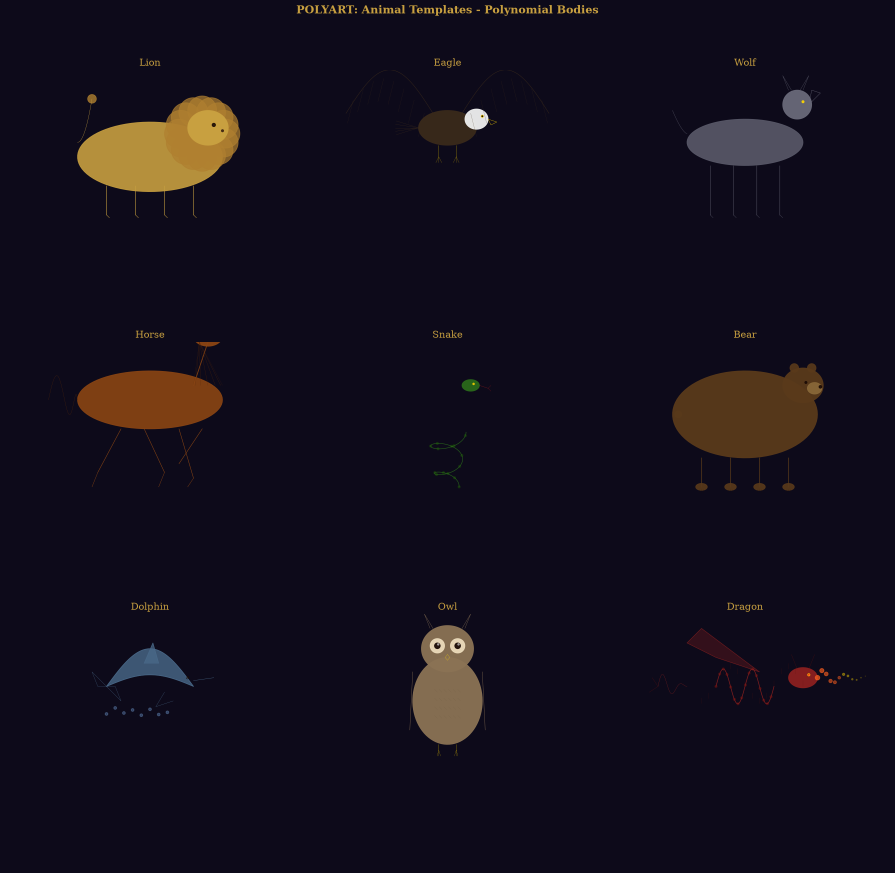
#> input picture animals_showcase.png, 2685 x 2618 px (shown at 1/3 size)
$ python -i polyart_metadesc.py   (imports and definitions only)
#> lines starting #> are read from the running program, lines starting #| are printed output that depends on the picture; after the words box and inside, x2 and y2 are one past the last pixel; in counts of white or black regions, pixels touching at a corner belong together
"""
PolyArt MetaDesk — перевод изображения в мета-текстовое описание (.plang).

Прямой мост «растр -> мета-язык»: картинка превращается в текстовый скрипт
мета-языка, где каждый контур описан как `polygon({x0, y0, x1, y1, ...})` —
«упоминание с координатами». Комментарии классифицируют фигуры
(окружность / многоугольник / кривая) для последующего анализа.

Экономия связи: текст (координаты контуров) компактнее растра и допускает
анализ, индексирование, передачу и восстановление через стандартный
конвейер (render -> PNG, save_polyart -> .polyart).

CLI:
    python polyart_metadesc.py <image.png> <stem> [--max-contours N] [--eps E]
        -> <stem>.plang   (мета-текстовое описание)
    затем: python polyart_lang.py <stem>.plang
        -> <stem>.png, <stem>.polyart
"""

import os
import sys
import json
import argparse
import numpy as np
import cv2
import matplotlib
# [1 line not run here, left out]
import matplotlib.pyplot as plt

BG = "#0d0a1a"


def load_rgb(path):
#> called with path = 'animals_showcase.png'
    img = plt.imread(path)
#> img is the input picture: shape (2618, 2685, 4) float32; mean R, G, B, A 0.0823, 0.057, 0.112, 1
    if img.dtype == np.float64 or img.dtype == np.float32:
        if img.max() <= 1.0:
            img = (img * 255).astype(np.uint8)
    if img.ndim == 2:
        img = np.stack([img, img, img], axis=-1)
    if img.shape[2] == 4:
        rgb = img[:, :, :3].astype(np.float64)
        alpha = img[:, :, 3:4].astype(np.float64) / 255.0 if img[:, :, 3].max() > 1 else img[:, :, 3:4]
#> alpha: shape (2618, 2685, 1) float64; every value is 1
        bg = np.ones_like(rgb) * 255.0
        rgb = (rgb * alpha + bg * (1.0 - alpha)).astype(np.uint8)
        img = rgb
    return img[:, :, :3]


def extract_regions(path, k=12, min_area=120, downscale=0.35):
    """Постеризация изображения (k-средние в LAB): k цветовых кластеров ->
    замкнутые контуры областей. Возвращает список {pts, color, area}."""
    img = load_rgb(path)
    h, w = img.shape[:2]
#> h = 2618; w = 2685
    small = cv2.resize(img, (int(w * downscale), int(h * downscale)),
                       interpolation=cv2.INTER_AREA)
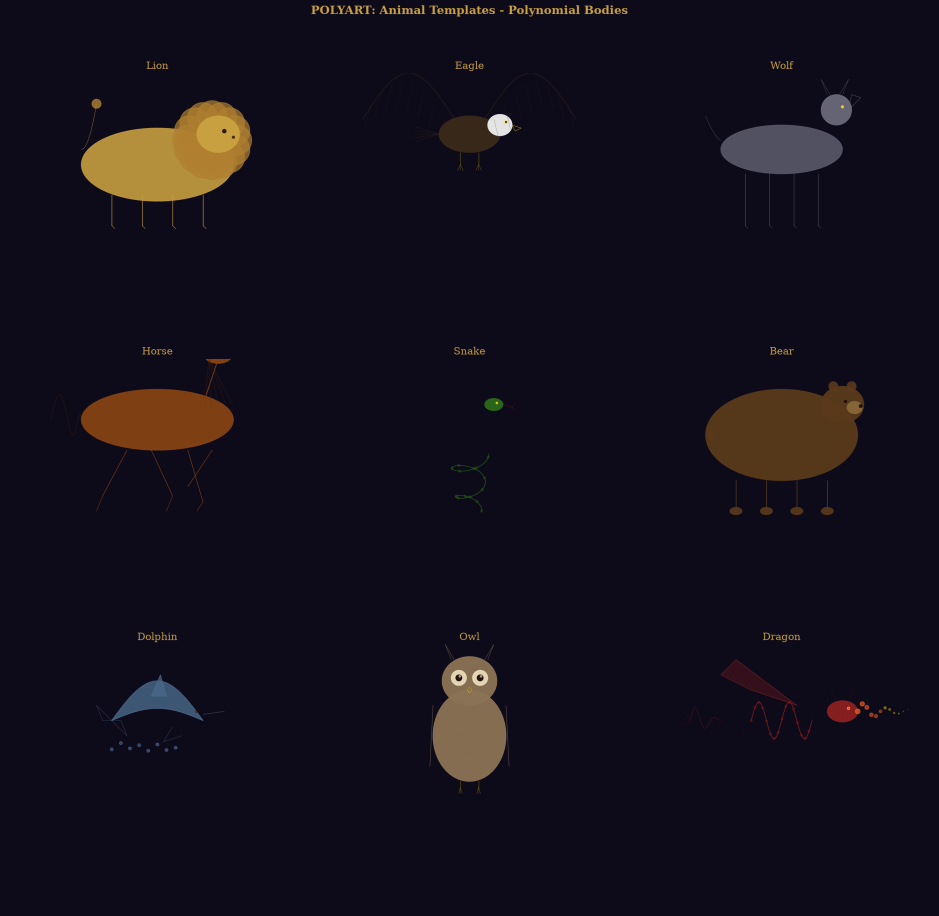
#> small: shape (916, 939, 3); mean of channels 0, 1, 2 19.6, 14.9, 27.7; drawn as R, G, B
    lab = cv2.cvtColor(small, cv2.COLOR_RGB2LAB)
#> lab: shape (916, 939, 3); mean of channels 0, 1, 2 14.8, 132.3, 122
    data = lab.reshape(-1, 3).astype(np.float32)
    crit = (cv2.TERM_CRITERIA_EPS + cv2.TERM_CRITERIA_MAX_ITER, 20, 1.0)
    _, labels, centers = cv2.kmeans(data, k, None, crit, 5, cv2.KMEANS_PP_CENTERS)
#> centers = [[9.02, 130.5, 120], [120.6, 133.2, 148.9], [160.8, 133, 177.8], [66.13, 137.8, 150.8], [91.54, 130.7, 116.3], [221.6, 128.4, 135.9], [87.1, 152.2, 165], [45.97, 133.5, 137.3], [71.94, 169.4, 152.8], [27.52, 138.5, 126.8], [141.5, 137.8, 174.9], [92.4, 123.5, 155.1]]
    centers = cv2.cvtColor(centers.reshape(-1, 1, 3).astype(np.uint8),
                           cv2.COLOR_LAB2RGB).reshape(-1, 3)
#> centers = [[9, 12, 25], [131, 108, 78], [183, 147, 61], [83, 55, 28], [77, 84, 103], [223, 216, 204], [126, 63, 19], [55, 41, 31], [126, 29, 31], [41, 24, 31], [168, 125, 50], [91, 86, 40]]
    labels = labels.reshape(small.shape[:2])
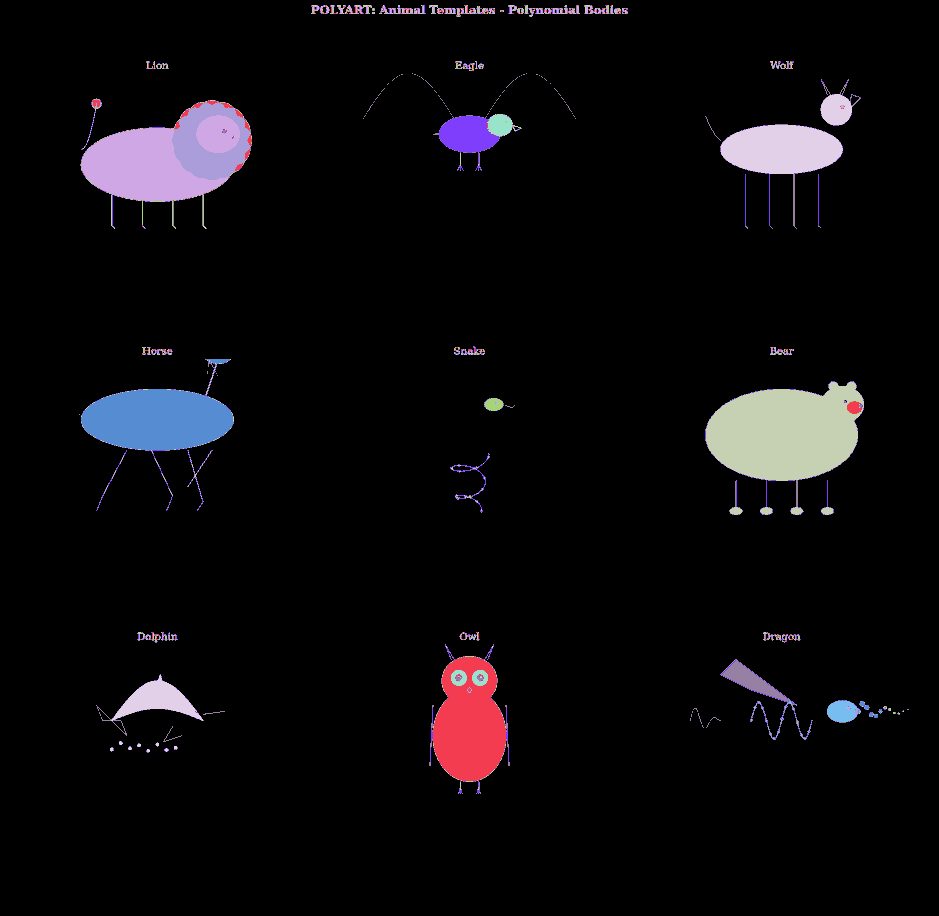
#> labels: shape (916, 939) int32; 12 distinct labels, from 0 to 11; one colour per label, 0 black
    regions = []
    for lab_ in range(k):
        mask = (labels == lab_).astype(np.uint8) * 255
        cnts, _ = cv2.findContours(mask, cv2.RETR_LIST, cv2.CHAIN_APPROX_SIMPLE)
        for c in cnts:
            area = cv2.contourArea(c)
            if area < min_area:
                continue
            pts = c.reshape(-1, 2).astype(np.float64)
            pts *= 1.0 / downscale
            regions.append({
                "pts": pts,
                "color": centers[lab_],
                "area": area / (downscale * downscale),
            })
#> this loop made 12 passes
#> pass 1, in extract_regions, `mask = (labels == lab_).astype(np.uint8) * 255`:
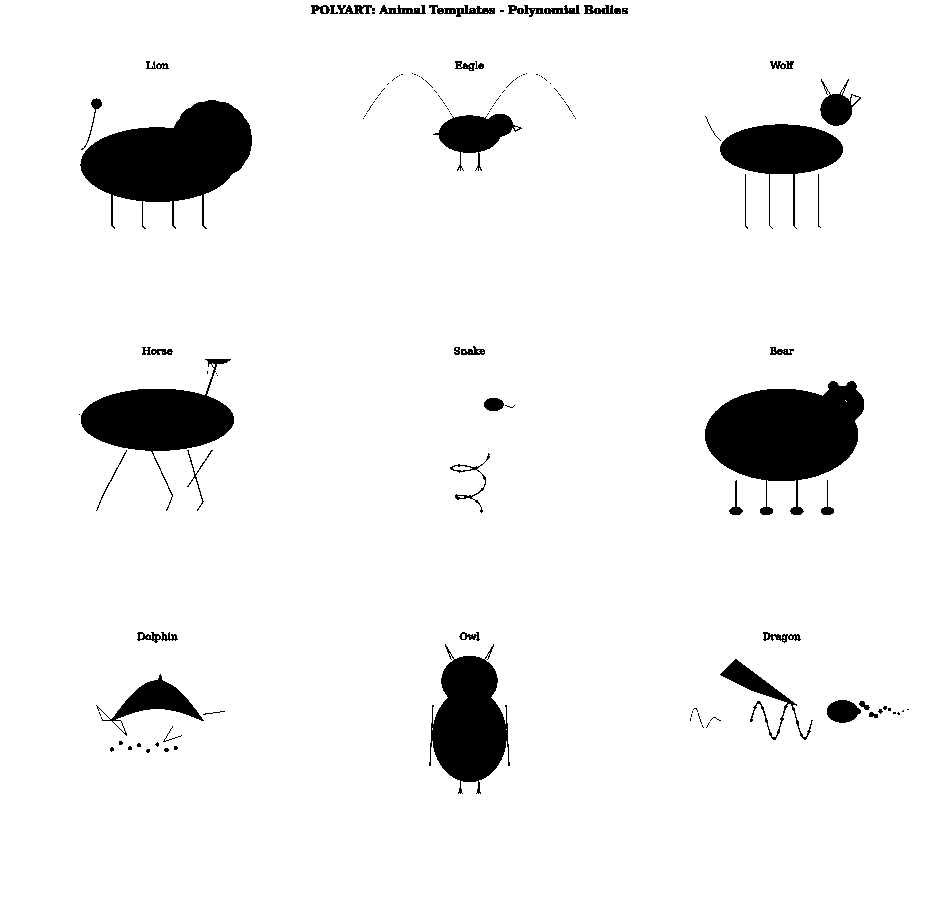
#> mask: shape (916, 939); 93.5% white; 128 black regions (85 under 20 px), largest, box (x1, y1, x2, y2) and area: (705, 381, 864, 515) 12277, (80, 100, 252, 229) 11991, (81, 359, 234, 511) 7772
#> pass 3, in extract_regions, `mask = (labels == lab_).astype(np.uint8) * 255`:
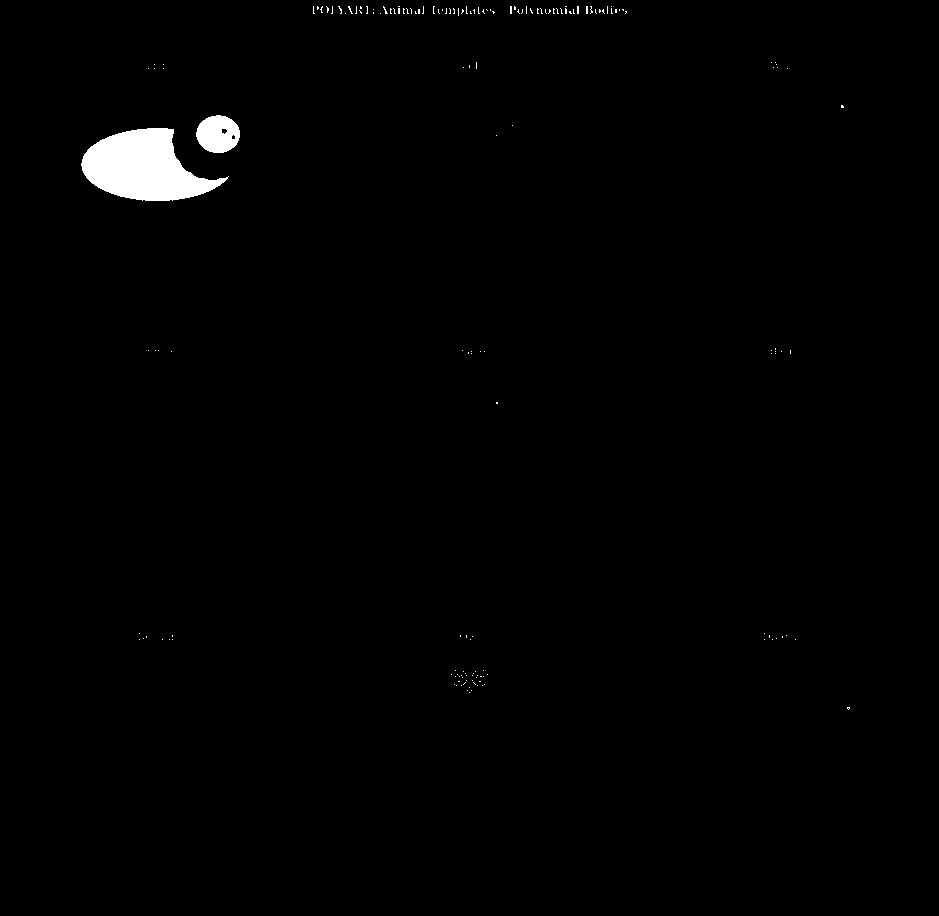
#> mask: shape (916, 939); 0.98% white; 165 white regions (163 under 20 px), largest, box (x1, y1, x2, y2) and area: (81, 128, 229, 201) 6556, (196, 115, 240, 153) 1268
#> after the loop:
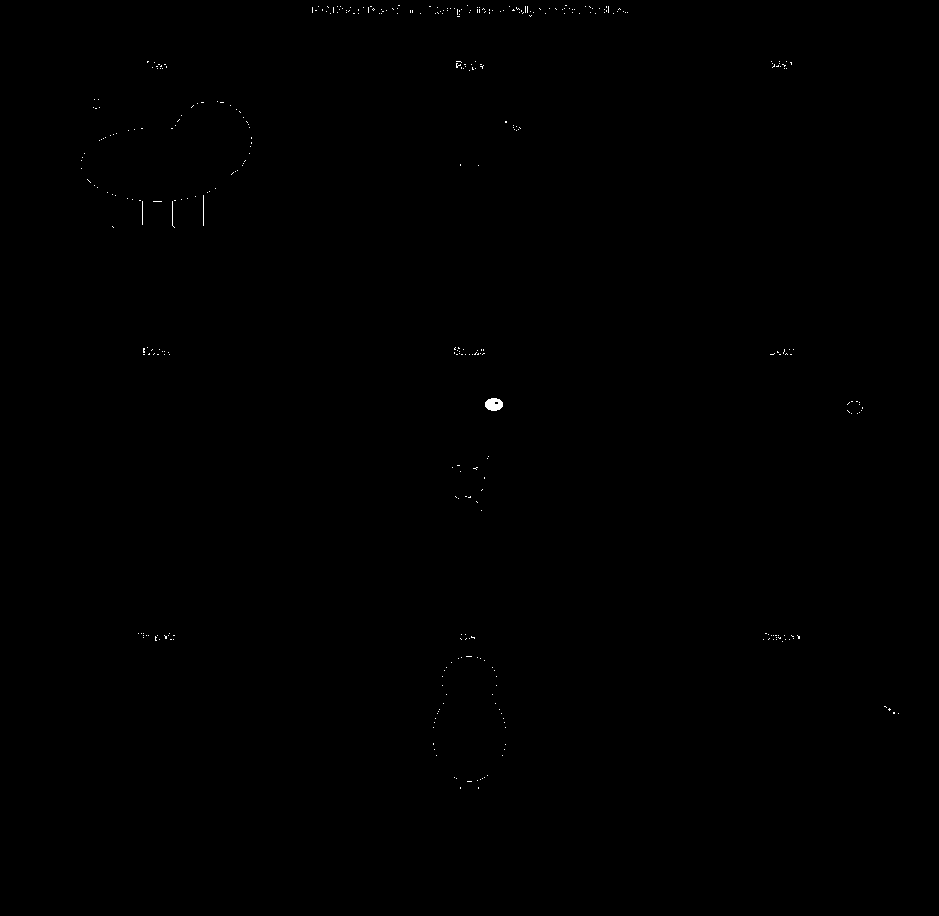
#> mask: shape (916, 939); 0.11% white in thin lines or dots, all inside (x1, y1, x2, y2) = (81, 5, 899, 789)
#> after the loop, regions = 53 items
    regions.sort(key=lambda r: -r["area"])
    return regions


# [59 lines left out: functions douglas_peucker, fit_circle, classify_shape, not called in this run]


def to_hex(c):
    r, g, b = [int(v) for v in c]
    return "#{:02x}{:02x}{:02x}".format(r, g, b)


# [68 lines left out: functions contours_to_plang, _region_size, main, not called in this run]


# [2 lines not run here, left out]

>>> result = extract_regions('animals_showcase.png')
#> result = 53 items
